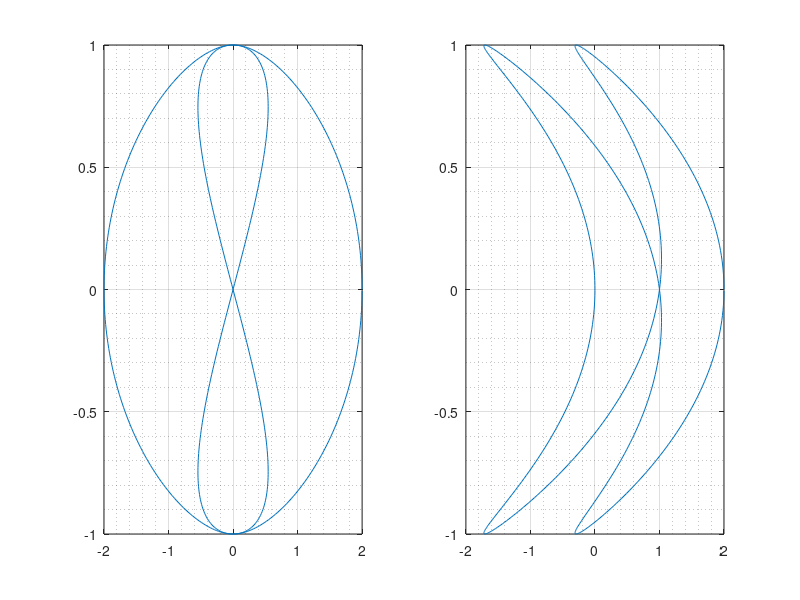

Source code (MATLAB):
%% uppgift 1
x=(-pi/2)+0.1:0.01:(pi/2)-0.01;

plot(x,tan(x))
grid on
grid minor

%% uppgift 2
d=linspace(2,14,5)

%% uppgift 3
x=(0:0.01:8);
func=x-x.*cos(7.*x);
plot(x,func)
grid on
grid minor

%% uppgift 4
t=(0:0.01:2*pi);
func_x=cos(t)+cos(3*t);
func_y=sin(2*t);
subplot(1,2,1)
plot(func_x,func_y)
grid on
grid minor

subplot(1,2,2)
func_x=cos(t)+cos(4*t);
func_y=sin(2*t);
plot(func_x,func_y)
grid on
grid minor

%% uppgift 5


